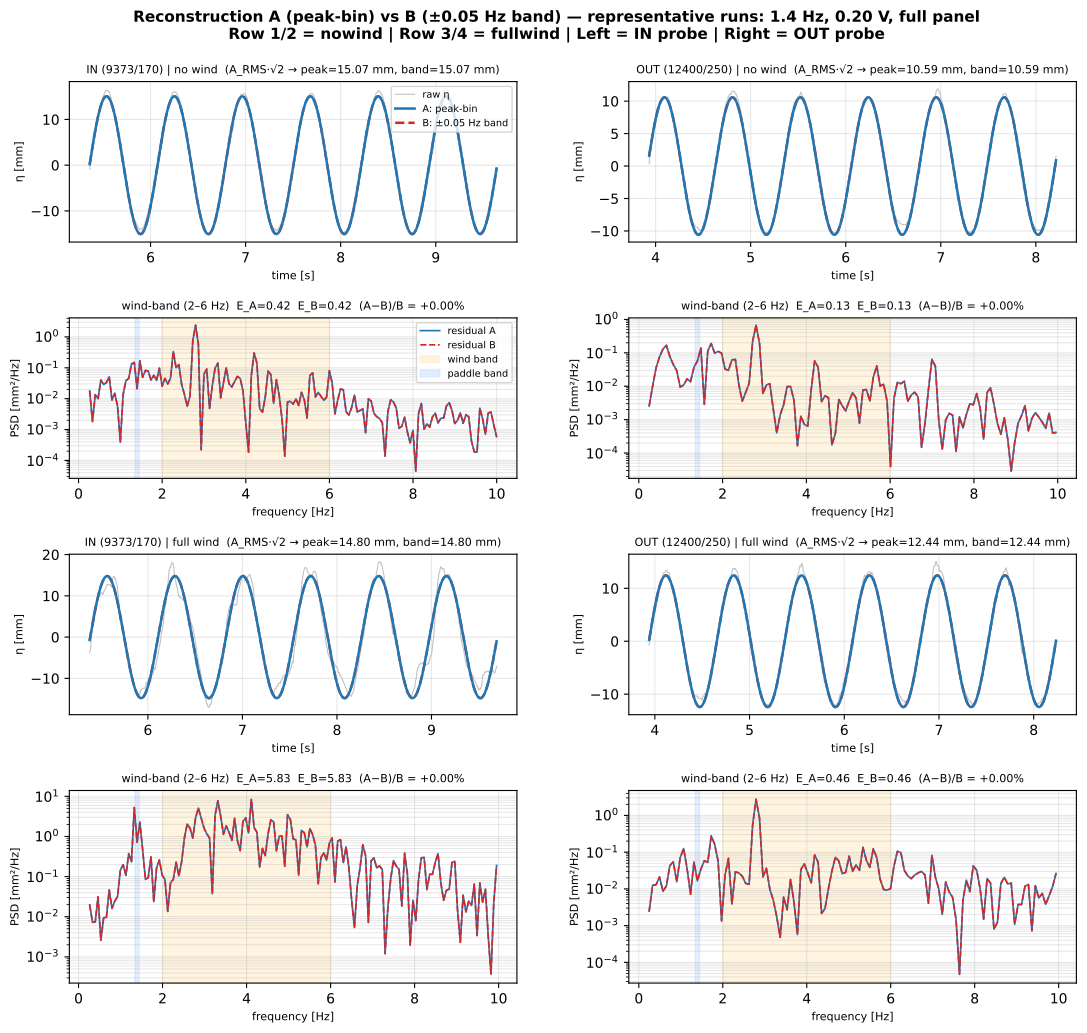

Reproduce this figure in Python.
"""
Reconstruction A vs B: does the peak-bin reconstruction under-report paddle
wave energy enough to matter for wind separation?
============================================================================

Background
----------
The thesis transmission metric is A_FFT = |FFT[peak_bin]| · 2/N — the
single paddle-frequency-bin amplitude. The current plot_reconstructed
visualisation uses the same: IFFT of (peak_bin + mirror) → a pure
sinusoid whose peak equals A_FFT.

A finite-duration sinusoidal wavetrain is not a delta in frequency; its
energy spreads over the neighbouring bins (sinc-leakage), especially if
the paddle frequency does not land on a bin centre. The single-bin
reconstruction therefore

    - underestimates the true paddle-wave amplitude by up to ~40%
      (documented in methodology_fft_peak_bin_bias.md), and
    - puts that leaked paddle energy into the "wind + noise residual"
      rather than into the wave.

The question for this script: **how much does this affect wind
characterisation?** We use the residual (signal_full − signal_paddle) as
the "wind + noise" bucket. If the reconstruction leaks paddle energy
into the residual AT wind-band frequencies (2–6 Hz), then fullwind
"wind" measurements are contaminated by paddle sinc-leakage and A is
unsafe. If the leakage stays pinned to the narrow paddle band, the wind
band is clean and A is fine.

Method
------
For every wave run in meta_results we compute two reconstructions of the
paddle wave at each probe:

  A (peak-bin):   keep only FFT[peak] and its mirror; IFFT → signal_A
  B (band):       keep all FFT bins within ±0.05 Hz of the paddle peak
                  (matches the 0.1 Hz A_FFT window defined in
                  compute_amplitudes_from_fft); IFFT → signal_B

Residuals: signal_full − signal_A, signal_full − signal_B.

We report:

  1. Amplitude comparison per run:
       - A_FFT    = single-bin amplitude (the thesis metric)
       - A_bandA  = RMS(signal_A) · √2
       - A_bandB  = RMS(signal_B) · √2
     Ratio A_bandB / A_FFT is the sinc-attenuation correction factor.

  2. Wind-band energy in the residuals:
       - E_wind_A = ∫ PSD(residual_A) over 2–6 Hz
       - E_wind_B = ∫ PSD(residual_B) over 2–6 Hz
     Fractional disagreement (E_wind_A − E_wind_B) / E_wind_B → how much
     paddle sinc-leakage is bleeding into the wind band. Small (<2%)
     disagreement means A is safe for wind characterisation.

  3. A demo figure for one representative (nowind, fullwind) pair at
     1.4 Hz, 0.20 V, full panel — showing signal_A / signal_B overlaid on
     the raw trace and the residual PSDs side by side.

Run from repo root:
    /opt/anaconda3/envs/draumkvedet/bin/python analysis_scratch/reconstruction_A_vs_B.py

Outputs
-------
    analysis_scratch/reconstruction_A_vs_B.pdf
    analysis_scratch/reconstruction_A_vs_B_summary.csv
    analysis_scratch/reconstruction_A_vs_B_findings.md   (written by agent
                                                          with the result)
"""

import os
import sys
import warnings
from pathlib import Path

warnings.filterwarnings("ignore")

import numpy as np
import pandas as pd
import matplotlib

matplotlib.use("Agg")
import matplotlib.pyplot as plt
from scipy import signal as sp_signal

BASE = Path(__file__).resolve().parent.parent
sys.path.insert(0, str(BASE))
os.chdir(BASE)

from wavescripts.improved_data_loader import load_analysis_data

# ── I/O ───────────────────────────────────────────────────────────────────────
OUT_PDF = Path(__file__).parent / "reconstruction_A_vs_B.pdf"
OUT_CSV = Path(__file__).parent / "reconstruction_A_vs_B_summary.csv"
OUT_PDF2 = Path(__file__).parent / "reconstruction_pure_wind.pdf"
OUT_CSV2 = Path(__file__).parent / "reconstruction_pure_wind_summary.csv"

# Thesis datasets (cond4, h100/low, lowrange).
RESULTS_PROCESSED_DIRS = [
    Path("waveprocessed/PROCESSED-20260326-ProbePos4_31_FPV_2-tett6roof-under9Mooring-height100-lowrange"),
    Path("waveprocessed/PROCESSED-20260327-ProbePos4_31_FPV_2-tett6roof-under9Mooring30-height100-lowrange"),
]
_results_wavedata_names = {p.name.removeprefix("PROCESSED-") for p in RESULTS_PROCESSED_DIRS}

# Reconstruction band half-width. Matches the 0.1 Hz window used in
# wavescripts/signal_processing.py::compute_amplitudes_from_fft, so method B
# integrates exactly the band that A peak-picks over.
BAND_HALF_HZ = 0.05

# Wind-wave band used for contamination check.
F_WIND_LO, F_WIND_HI = 2.0, 6.0

# Probes to report. IN is the wind-exposed, OUT is sheltered.
PROBES = ["9373/170", "12400/250"]
PROBE_LABEL = {"9373/170": "IN (9373/170)", "12400/250": "OUT (12400/250)"}

# Representative run for the demo figure.
DEMO_FREQ = 1.4
DEMO_AMP = 0.20
DEMO_PANEL = "full"


# ── 1. Load ───────────────────────────────────────────────────────────────────
print("1. Loading meta + FFT + PSD for results folders …")
combined_meta, _, fft_dict, psd_dict = load_analysis_data(
    *RESULTS_PROCESSED_DIRS, load_processed=False
)
meta_results = combined_meta[
    combined_meta["path"].apply(lambda p: any(d in str(p) for d in _results_wavedata_names))
].copy()
# Merge mooring rubber-band variants (230/300 mm) → "below_90_loose" — matches
# main_save_figures.py; validated equivalent for 1.3–1.6 Hz in CH04 §3c.
meta_results["Mooring"] = meta_results["Mooring"].replace({
    "below_90_loose230": "below_90_loose",
    "below_90_loose300": "below_90_loose",
})
print(f"   meta_results: {len(meta_results)} rows")

wave_runs = meta_results[meta_results["WaveFrequencyInput [Hz]"].notna()].copy()
wave_runs = wave_runs[wave_runs["PanelCondition"] == DEMO_PANEL]  # restrict to full panel
wave_runs = wave_runs[wave_runs["quality_flag"].isin(["ok", "probe_malfunction_secondary"])]
print(f"   wave_runs (full panel, quality_ok-ish): {len(wave_runs)} rows")


# ── 2. Reconstruction helpers ─────────────────────────────────────────────────
def reconstruct(fft_series: pd.Series, target_freq: float, band_half_hz: float):
    """
    Return (time_axis, signal_full, signal_A, signal_B, fs, actual_freq).

    The FFT column is a complex-valued pd.Series whose index is the sorted
    (fftshifted) frequency grid produced by the pipeline.
    """
    freq_bins = fft_series.index.values
    fft_complex = fft_series.values
    N = len(fft_complex)
    df_freq = abs(freq_bins[1] - freq_bins[0])
    fs = df_freq * N

    fft_ord = np.fft.ifftshift(fft_complex).astype(complex)
    fftfreqs = np.fft.ifftshift(freq_bins)
    pos_freqs = fftfreqs[fftfreqs > 0]
    actual_freq = pos_freqs[np.argmin(np.abs(pos_freqs - target_freq))]

    # Method A: peak bin + mirror
    peak_idx = int(np.argmin(np.abs(fftfreqs - actual_freq)))
    mirror_idx = int(np.argmin(np.abs(fftfreqs + actual_freq)))
    fft_A = np.zeros_like(fft_ord, dtype=complex)
    fft_A[peak_idx] = fft_ord[peak_idx]
    fft_A[mirror_idx] = fft_ord[mirror_idx]

    # Method B: all bins within ±band_half_hz of |target|
    band_mask = np.abs(np.abs(fftfreqs) - actual_freq) <= band_half_hz
    fft_B = np.zeros_like(fft_ord, dtype=complex)
    fft_B[band_mask] = fft_ord[band_mask]

    signal_full = np.real(np.fft.ifft(fft_ord))
    signal_A = np.real(np.fft.ifft(fft_A))
    signal_B = np.real(np.fft.ifft(fft_B))
    time_axis = np.arange(N) / fs
    return time_axis, signal_full, signal_A, signal_B, fs, actual_freq


def band_energy_welch(sig: np.ndarray, fs: float, f_lo: float, f_hi: float) -> float:
    """∫ PSD(sig) df over [f_lo, f_hi] via Welch."""
    nperseg = min(len(sig), 4096)
    freqs, pxx = sp_signal.welch(sig, fs=fs, nperseg=nperseg)
    mask = (freqs >= f_lo) & (freqs <= f_hi)
    if not mask.any():
        return np.nan
    return float(np.trapezoid(pxx[mask], freqs[mask]))


# ── 3. Run-by-run summary ─────────────────────────────────────────────────────
print("\n2. Computing A vs B per (run × probe) …")
rows = []
for _, run in wave_runs.iterrows():
    path = run["path"]
    if path not in fft_dict:
        continue
    df_fft = fft_dict[path]
    target_freq = float(run["WaveFrequencyInput [Hz]"])
    for probe in PROBES:
        col = f"FFT {probe} complex"
        if col not in df_fft.columns:
            col = f"FFT {probe}"
        if col not in df_fft.columns:
            continue
        fft_series = df_fft[col].dropna()
        if fft_series.empty:
            continue

        t, s_full, s_A, s_B, fs, actual_f = reconstruct(
            fft_series, target_freq, BAND_HALF_HZ
        )

        # Amplitudes (mm): A_peak from peak bin only, A_band from method B.
        # RMS·√2 gives the time-averaged cosine amplitude. Max envelope of
        # method B can be slightly larger when leakage beats constructively.
        amp_A_rms = float(np.sqrt(2.0) * np.std(s_A))
        amp_B_rms = float(np.sqrt(2.0) * np.std(s_B))

        resid_A = s_full - s_A
        resid_B = s_full - s_B
        e_wind_A = band_energy_welch(resid_A, fs, F_WIND_LO, F_WIND_HI)
        e_wind_B = band_energy_welch(resid_B, fs, F_WIND_LO, F_WIND_HI)

        rows.append({
            "path": path,
            "probe": probe,
            "target_freq": target_freq,
            "actual_freq": actual_f,
            "WaveAmplitudeInput [Volt]": run["WaveAmplitudeInput [Volt]"],
            "WindCondition": run["WindCondition"],
            "Mooring": run.get("Mooring", ""),
            "amp_A_rms_mm": amp_A_rms,
            "amp_B_rms_mm": amp_B_rms,
            "band_over_peak": amp_B_rms / amp_A_rms if amp_A_rms > 0 else np.nan,
            "e_wind_A": e_wind_A,
            "e_wind_B": e_wind_B,
            "e_wind_frac_diff": (e_wind_A - e_wind_B) / e_wind_B if e_wind_B > 0 else np.nan,
        })

summary = pd.DataFrame(rows)
print(f"   {len(summary)} (run × probe) comparisons")

print("\n3. Headline numbers across the dataset")
print("   Amplitude ratio A_band / A_peak (RMS, method B / method A):")
by_wp = summary.groupby(["probe", "WindCondition"])["band_over_peak"]
print(by_wp.agg(["median", "mean", "std", "min", "max", "count"]).round(3).to_string())

print("\n   Wind-band (2–6 Hz) residual energy: fractional (A − B) / B:")
by_wp = summary.groupby(["probe", "WindCondition"])["e_wind_frac_diff"]
print(by_wp.agg(["median", "mean", "std", "min", "max", "count"]).round(4).to_string())

summary.to_csv(OUT_CSV, index=False)
print(f"\n   Per-run summary → {OUT_CSV}")


# ── 4. Demo figure — one representative (nowind, fullwind) pair ──────────────
print("\n4. Building demo figure …")

def pick_run(wind: str):
    sub = wave_runs[
        (np.isclose(wave_runs["WaveFrequencyInput [Hz]"], DEMO_FREQ))
        & (np.isclose(wave_runs["WaveAmplitudeInput [Volt]"], DEMO_AMP))
        & (wave_runs["WindCondition"] == wind)
    ]
    return sub.iloc[0] if len(sub) else None

demo_runs = {"no": pick_run("no"), "full": pick_run("full")}
missing = [w for w, r in demo_runs.items() if r is None]
if missing:
    raise SystemExit(
        f"Cannot build demo figure — no run for {DEMO_FREQ} Hz, "
        f"{DEMO_AMP} V, WindCondition={missing} in meta_results."
    )

fig, axes = plt.subplots(
    nrows=4, ncols=2, figsize=(13, 11), dpi=120,
    gridspec_kw={"height_ratios": [1.0, 1.0, 1.0, 1.2], "hspace": 0.45, "wspace": 0.25},
)

COLOR_A = "#1F77B4"   # blue: peak-bin (method A, = metric)
COLOR_B = "#D62728"   # red : band-integrated (method B, physics)
COLOR_RAW = "#999999"

for col_idx, probe in enumerate(PROBES):
    for row_idx, wind in enumerate(["no", "full"]):
        run = demo_runs[wind]
        df_fft = fft_dict[run["path"]]
        fft_col = f"FFT {probe} complex"
        if fft_col not in df_fft.columns:
            fft_col = f"FFT {probe}"
        fft_series = df_fft[fft_col].dropna()
        t, s_full, s_A, s_B, fs, actual_f = reconstruct(
            fft_series, DEMO_FREQ, BAND_HALF_HZ
        )
        # Zoom to a 6-period window in the middle of the record
        period = 1.0 / actual_f
        t_mid = t[len(t) // 2]
        t_lo, t_hi = t_mid - 3 * period, t_mid + 3 * period
        zm = (t >= t_lo) & (t <= t_hi)

        ax_wave = axes[row_idx * 2, col_idx]      # rows 0, 2 : paddle reconstructions
        ax_res  = axes[row_idx * 2 + 1, col_idx]  # rows 1, 3 : residuals

        ax_wave.plot(t[zm], s_full[zm], color=COLOR_RAW, lw=0.8,
                     alpha=0.6, label="raw η", zorder=1)
        ax_wave.plot(t[zm], s_A[zm], color=COLOR_A, lw=1.8,
                     label="A: peak-bin", zorder=3)
        ax_wave.plot(t[zm], s_B[zm], color=COLOR_B, lw=1.8, ls="--",
                     label="B: ±0.05 Hz band", zorder=2)
        ax_wave.set_xlabel("time [s]", fontsize=8)
        ax_wave.set_ylabel("η [mm]", fontsize=8)
        ax_wave.set_title(
            f"{PROBE_LABEL[probe]} | {wind} wind  "
            f"(A_RMS·√2 → peak={np.sqrt(2)*s_A.std():.2f} mm, "
            f"band={np.sqrt(2)*s_B.std():.2f} mm)",
            fontsize=8,
        )
        ax_wave.grid(alpha=0.3)
        if row_idx == 0 and col_idx == 0:
            ax_wave.legend(fontsize=7, loc="upper right")

        # Residual PSD (log y, 0.2–10 Hz)
        res_A = s_full - s_A
        res_B = s_full - s_B
        nperseg = min(len(s_full), 4096)
        fr_A, pxx_A = sp_signal.welch(res_A, fs=fs, nperseg=nperseg)
        fr_B, pxx_B = sp_signal.welch(res_B, fs=fs, nperseg=nperseg)
        fmask = (fr_A >= 0.2) & (fr_A <= 10.0)
        ax_res.semilogy(fr_A[fmask], pxx_A[fmask], color=COLOR_A, lw=1.2,
                        label="residual A")
        ax_res.semilogy(fr_B[fmask], pxx_B[fmask], color=COLOR_B, lw=1.2, ls="--",
                        label="residual B")
        ax_res.axvspan(F_WIND_LO, F_WIND_HI, color="#FFD580", alpha=0.25,
                       zorder=0, label="wind band")
        ax_res.axvspan(actual_f - BAND_HALF_HZ, actual_f + BAND_HALF_HZ,
                       color="#B0D0FF", alpha=0.35, zorder=0, label="paddle band")
        e_A = band_energy_welch(res_A, fs, F_WIND_LO, F_WIND_HI)
        e_B = band_energy_welch(res_B, fs, F_WIND_LO, F_WIND_HI)
        frac = (e_A - e_B) / e_B if e_B > 0 else np.nan
        ax_res.set_xlabel("frequency [Hz]", fontsize=8)
        ax_res.set_ylabel("PSD [mm²/Hz]", fontsize=8)
        ax_res.set_title(
            f"wind-band (2–6 Hz)  E_A={e_A:.2f}  E_B={e_B:.2f}  "
            f"(A−B)/B = {frac*100:+.2f}%", fontsize=8,
        )
        ax_res.grid(alpha=0.3, which="both")
        if row_idx == 0 and col_idx == 0:
            ax_res.legend(fontsize=7, loc="upper right")

fig.suptitle(
    f"Reconstruction A (peak-bin) vs B (±{BAND_HALF_HZ:.2f} Hz band) — "
    f"representative runs: {DEMO_FREQ} Hz, {DEMO_AMP:.2f} V, {DEMO_PANEL} panel\n"
    f"Row 1/2 = nowind | Row 3/4 = fullwind | Left = IN probe | Right = OUT probe",
    fontsize=11, fontweight="bold", y=0.995,
)
fig.subplots_adjust(top=0.93)
fig.savefig(OUT_PDF, bbox_inches="tight")
print(f"   demo figure → {OUT_PDF}")


# ── 5. Pure wind via nowind-residual subtraction ──────────────────────────────
#
# Motivation: residual_A(fullwind) on a wave run contains wind-wave energy
# AND paddle-linked Stokes harmonics (2f, 3f, 4f …), which for our thesis
# frequencies (1.3–1.6 Hz) land inside the 2–6 Hz "wind band". Integrating
# residual_A over 2–6 Hz therefore measures wind + Stokes, not pure wind.
#
# Clean separation: the same-group nowind wave runs have Stokes harmonics
# but no wind. Subtracting the mean nowind residual PSD from the mean
# fullwind residual PSD cancels the Stokes contribution and isolates the
# wind contribution.
#
#     PSD_wind(f) := mean PSD residual_A(fullwind) − mean PSD residual_A(nowind)
#
# Group key: (WaveFrequencyInput, WaveAmplitudeInput, Mooring, PanelCondition).
# A group contributes to the report iff it has ≥1 nowind and ≥1 fullwind run.

print("\n5. Pure-wind PSD via nowind-residual subtraction …")

GROUP_KEYS = [
    "WaveFrequencyInput [Hz]",
    "WaveAmplitudeInput [Volt]",
    "Mooring",
    "PanelCondition",
]

# Common frequency grid for PSD averaging — interpolate each run's Welch
# output onto this grid so runs with different record lengths can still be
# pooled. 0–12.5 Hz covers everything we care about (paddle, wind, a few
# harmonics) at 0.05 Hz resolution, coarser than the native 0.06 Hz bin.
COMMON_F_GRID = np.arange(0.0, 12.5 + 1e-9, 0.05)

def mean_residual_psd(rows: pd.DataFrame, probe: str, fs_ref=None, f_ref=None):
    """
    Compute the mean PSD of residual_A across `rows` at `probe`, on the
    shared COMMON_F_GRID. Returns (f, pxx_mean, n_used, fs_used). None if
    no usable rows.
    """
    psds = []
    fs_used = fs_ref
    for _, r in rows.iterrows():
        if r["path"] not in fft_dict:
            continue
        df_fft = fft_dict[r["path"]]
        col = f"FFT {probe} complex"
        if col not in df_fft.columns:
            col = f"FFT {probe}"
        if col not in df_fft.columns:
            continue
        fs_series = df_fft[col].dropna()
        if fs_series.empty:
            continue
        _, s_full, s_A, _, fs, _ = reconstruct(
            fs_series, float(r["WaveFrequencyInput [Hz]"]), BAND_HALF_HZ,
        )
        res_A = s_full - s_A
        nperseg = min(len(res_A), 4096)
        fr, pxx = sp_signal.welch(res_A, fs=fs, nperseg=nperseg)
        # Interpolate onto the shared grid (linear in PSD — fine for smooth
        # spectra at 0.05 Hz resolution). np.interp returns zeros outside
        # the source range; we clip to the valid range.
        pxx_interp = np.interp(
            COMMON_F_GRID, fr, pxx, left=np.nan, right=np.nan
        )
        psds.append(pxx_interp)
        fs_used = fs
    if not psds:
        return None, None, 0, fs_used
    stacked = np.vstack(psds)
    pxx_mean = np.nanmean(stacked, axis=0)
    return COMMON_F_GRID, pxx_mean, len(psds), fs_used


pure_rows = []
for grp_key, grp in wave_runs.groupby(GROUP_KEYS):
    nw_rows = grp[grp["WindCondition"] == "no"]
    fw_rows = grp[grp["WindCondition"] == "full"]
    if nw_rows.empty or fw_rows.empty:
        continue
    for probe in PROBES:
        f_nw, psd_nw, n_nw, fs = mean_residual_psd(nw_rows, probe)
        f_fw, psd_fw, n_fw, _ = mean_residual_psd(fw_rows, probe, fs_ref=fs, f_ref=f_nw)
        if psd_nw is None or psd_fw is None or not np.allclose(f_nw, f_fw):
            continue
        mask = (f_nw >= F_WIND_LO) & (f_nw <= F_WIND_HI)
        e_naive = float(np.trapezoid(psd_fw[mask], f_nw[mask]))
        e_stokes = float(np.trapezoid(psd_nw[mask], f_nw[mask]))
        psd_pure = np.clip(psd_fw - psd_nw, 0, None)
        e_pure = float(np.trapezoid(psd_pure[mask], f_nw[mask]))
        pure_rows.append({
            "WaveFrequencyInput [Hz]": grp_key[0],
            "WaveAmplitudeInput [Volt]": grp_key[1],
            "Mooring": grp_key[2],
            "PanelCondition": grp_key[3],
            "probe": probe,
            "n_nowind": n_nw,
            "n_fullwind": n_fw,
            "e_wind_naive": e_naive,
            "e_stokes_baseline": e_stokes,
            "e_wind_pure": e_pure,
            "stokes_frac_of_naive": (e_naive - e_pure) / e_naive if e_naive > 0 else np.nan,
        })

pure = pd.DataFrame(pure_rows)
pure.to_csv(OUT_CSV2, index=False)
print(f"   {len(pure)} (group × probe) rows with matched nowind+fullwind")
print(f"   per-group summary → {OUT_CSV2}")

if len(pure):
    print("\n   Stokes fraction of naive 2–6 Hz 'wind' "
          "(= (E_naive − E_pure) / E_naive):")
    stk = pure.groupby("probe")["stokes_frac_of_naive"]
    print(stk.agg(["median", "mean", "std", "min", "max", "count"]).round(3).to_string())

    print("\n   Pure wind energy vs naive (2–6 Hz), median per probe:")
    print(pure.groupby("probe")[
        ["e_wind_naive", "e_stokes_baseline", "e_wind_pure"]
    ].median().round(3).to_string())


# ── 6. Pure-wind demo figure — same 1.4 Hz/0.2 V/full-panel example ──────────
print("\n6. Building pure-wind demo figure …")

demo_group = wave_runs[
    np.isclose(wave_runs["WaveFrequencyInput [Hz]"], DEMO_FREQ)
    & np.isclose(wave_runs["WaveAmplitudeInput [Volt]"], DEMO_AMP)
    & (wave_runs["PanelCondition"] == DEMO_PANEL)
]
nw_rows = demo_group[demo_group["WindCondition"] == "no"]
fw_rows = demo_group[demo_group["WindCondition"] == "full"]
if nw_rows.empty or fw_rows.empty:
    print(f"   skip: no matched nowind+fullwind at {DEMO_FREQ} Hz, {DEMO_AMP} V")
else:
    fig2, axes2 = plt.subplots(
        nrows=1, ncols=2, figsize=(13, 5), dpi=120, sharey=False,
    )
    for col_idx, probe in enumerate(PROBES):
        ax = axes2[col_idx]
        f_nw, psd_nw, n_nw, fs = mean_residual_psd(nw_rows, probe)
        f_fw, psd_fw, n_fw, _ = mean_residual_psd(fw_rows, probe, fs_ref=fs, f_ref=f_nw)
        if psd_nw is None or psd_fw is None:
            ax.text(0.5, 0.5, "no data", ha="center", va="center",
                    transform=ax.transAxes)
            continue
        psd_pure = np.clip(psd_fw - psd_nw, 0, None)
        fmask = (f_nw >= 0.2) & (f_nw <= 10.0)
        ax.semilogy(f_nw[fmask], psd_nw[fmask], color=COLOR_A, lw=1.2,
                    label=f"nowind residual (Stokes, n={n_nw})")
        ax.semilogy(f_nw[fmask], psd_fw[fmask], color=COLOR_B, lw=1.2,
                    label=f"fullwind residual (wind+Stokes, n={n_fw})")
        pure_nonzero = psd_pure.copy()
        pure_nonzero[pure_nonzero <= 0] = np.nan
        ax.semilogy(f_nw[fmask], pure_nonzero[fmask], color="#222222", lw=1.6,
                    label="pure wind (fullwind − nowind)")
        ax.axvspan(F_WIND_LO, F_WIND_HI, color="#FFD580", alpha=0.25,
                   zorder=0, label="wind band")
        ax.axvspan(DEMO_FREQ - BAND_HALF_HZ, DEMO_FREQ + BAND_HALF_HZ,
                   color="#B0D0FF", alpha=0.35, zorder=0, label="paddle band")
        # Annotate 2f, 3f, 4f
        for n in (2, 3, 4):
            ax.axvline(n * DEMO_FREQ, color="#666666", ls=":", lw=0.8, alpha=0.6)
            ax.text(n * DEMO_FREQ, 1.5, f"{n}f", ha="center", va="bottom",
                    fontsize=7, color="#666666")
        mask = (f_nw >= F_WIND_LO) & (f_nw <= F_WIND_HI)
        e_naive = float(np.trapezoid(psd_fw[mask], f_nw[mask]))
        e_stokes = float(np.trapezoid(psd_nw[mask], f_nw[mask]))
        e_pure = float(np.trapezoid(psd_pure[mask], f_nw[mask]))
        stk_frac = (e_naive - e_pure) / e_naive if e_naive > 0 else np.nan
        ax.set_title(
            f"{PROBE_LABEL[probe]}  "
            f"E_naive={e_naive:.2f}  E_Stokes={e_stokes:.2f}  E_pure={e_pure:.2f}"
            f"  (Stokes frac = {stk_frac*100:.1f}%)",
            fontsize=9,
        )
        ax.set_xlabel("frequency [Hz]")
        ax.set_ylabel("PSD [mm²/Hz]")
        ax.grid(alpha=0.3, which="both")
        if col_idx == 0:
            ax.legend(fontsize=7, loc="lower left")
    fig2.suptitle(
        f"Pure wind PSD via nowind-residual subtraction — "
        f"{DEMO_FREQ} Hz, {DEMO_AMP:.2f} V, {DEMO_PANEL} panel, method A residuals\n"
        f"Paddle harmonics 2f/3f/4f fall inside the 2–6 Hz wind band and must be "
        f"subtracted for a clean wind metric.",
        fontsize=10, fontweight="bold", y=1.02,
    )
    fig2.savefig(OUT_PDF2, bbox_inches="tight")
    print(f"   pure-wind demo figure → {OUT_PDF2}")

print("\nDone.")
